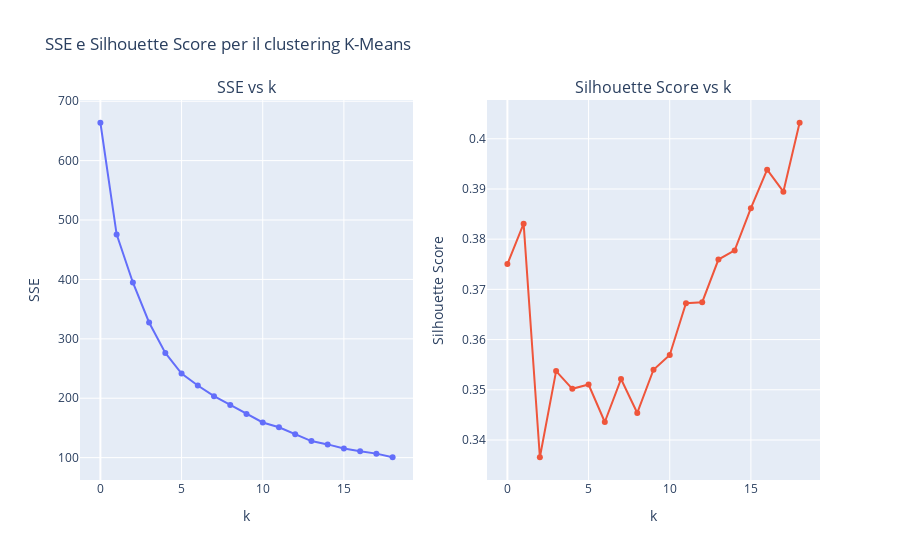

The notebook cell saved with this chart:
### Code cell
# Crea la figura con due sottotrame (subplots)
fig = make_subplots(rows=1, cols=2, subplot_titles=("SSE vs k", "Silhouette Score vs k"))

# Grafico SSE vs k
fig.add_trace(
    go.Scatter(x=list(range(len(sse_list))), y=sse_list, mode='lines+markers', name="SSE"),
    row=1, col=1
)
fig.update_xaxes(title_text="k", row=1, col=1)
fig.update_yaxes(title_text="SSE", row=1, col=1)

# Grafico Silhouette Score vs k
fig.add_trace(
    go.Scatter(x=list(range(len(sil_list))), y=sil_list, mode='lines+markers', name="Silhouette"),
    row=1, col=2
)
fig.update_xaxes(title_text="k", row=1, col=2)
fig.update_yaxes(title_text="Silhouette Score", row=1, col=2)

# Layout generale della figura
fig.update_layout(title_text="SSE e Silhouette Score per il clustering K-Means",
                  showlegend=False)

# Mostra il grafico
fig.show()

# Mostra il valore dell'SSE per k=6
print(sse_list[4]) # Corrisponde a k = 6, dato che la lista parte da 0

### Figure 1 — Plotly figure (JSON) as saved in the notebook; plotly's stock layout.template omitted (floating-point values rounded to 4 significant figures)
{"data": [{"mode": "lines+markers", "name": "SSE", "type": "scatter", "x": [0, 1, 2, 3, 4, 5, 6, 7, 8, 9, 10, 11, 12, 13, 14, 15, 16, 17, 18], "xaxis": "x", "y": [663.8, 475.8, 394.8, 327.6, 276.3, 241.4, 221.5, 203.4, 188.8, 173.4, 159.2, 151.0, 139.2, 127.9, 122.3, 115.4, 110.9, 106.7, 100.6], "yaxis": "y"}, {"mode": "lines+markers", "name": "Silhouette", "type": "scatter", "x": [0, 1, 2, 3, 4, 5, 6, 7, 8, 9, 10, 11, 12, 13, 14, 15, 16, 17, 18], "xaxis": "x2", "y": [0.3751, 0.3831, 0.3366, 0.3537, 0.3502, 0.351, 0.3436, 0.3521, 0.3454, 0.354, 0.3569, 0.3672, 0.3674, 0.3759, 0.3778, 0.3862, 0.3938, 0.3895, 0.4032], "yaxis": "y2"}], "layout": {"annotations": [{"font": {"size": 16}, "showarrow": false, "text": "SSE vs k", "x": 0.225, "xanchor": "center", "xref": "paper", "y": 1, "yanchor": "bottom", "yref": "paper"}, {"font": {"size": 16}, "showarrow": false, "text": "Silhouette Score vs k", "x": 0.775, "xanchor": "center", "xref": "paper", "y": 1, "yanchor": "bottom", "yref": "paper"}], "showlegend": false, "title": {"text": "SSE e Silhouette Score per il clustering K-Means"}, "xaxis": {"anchor": "y", "domain": [0, 0.45], "title": {"text": "k"}}, "xaxis2": {"anchor": "y2", "domain": [0.55, 1], "title": {"text": "k"}}, "yaxis": {"anchor": "x", "domain": [0, 1], "title": {"text": "SSE"}}, "yaxis2": {"anchor": "x2", "domain": [0, 1], "title": {"text": "Silhouette Score"}}}}
